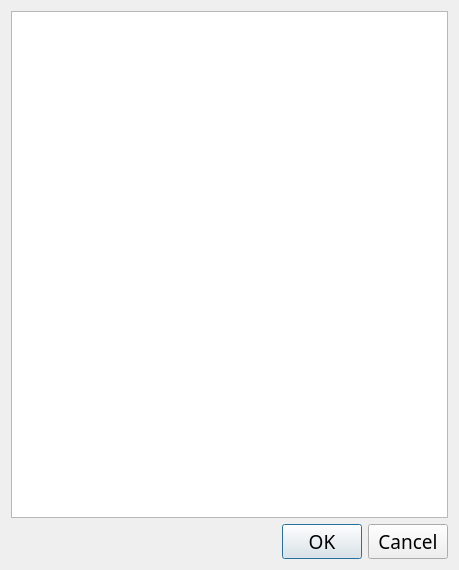
<?xml version="1.0" encoding="UTF-8"?>
<ui version="4.0">
 <class>HireUnitDialog</class>
 <widget class="QDialog" name="HireUnitDialog">
  <property name="geometry">
   <rect>
    <x>0</x>
    <y>0</y>
    <width>459</width>
    <height>570</height>
   </rect>
  </property>
  <property name="font">
   <font>
    <family>EB Garamond</family>
    <pointsize>14</pointsize>
   </font>
  </property>
  <property name="windowTitle">
   <string>Hire unit</string>
  </property>
  <layout class="QVBoxLayout" name="verticalLayout">
   <item>
    <widget class="QListWidget" name="lstUnits"/>
   </item>
   <item>
    <widget class="QDialogButtonBox" name="buttonBox">
     <property name="orientation">
      <enum>Qt::Horizontal</enum>
     </property>
     <property name="standardButtons">
      <set>QDialogButtonBox::Cancel|QDialogButtonBox::Ok</set>
     </property>
    </widget>
   </item>
  </layout>
 </widget>
 <resources/>
 <connections>
  <connection>
   <sender>buttonBox</sender>
   <signal>accepted()</signal>
   <receiver>HireUnitDialog</receiver>
   <slot>accept()</slot>
   <hints>
    <hint type="sourcelabel">
     <x>248</x>
     <y>254</y>
    </hint>
    <hint type="destinationlabel">
     <x>157</x>
     <y>274</y>
    </hint>
   </hints>
  </connection>
  <connection>
   <sender>buttonBox</sender>
   <signal>rejected()</signal>
   <receiver>HireUnitDialog</receiver>
   <slot>reject()</slot>
   <hints>
    <hint type="sourcelabel">
     <x>316</x>
     <y>260</y>
    </hint>
    <hint type="destinationlabel">
     <x>286</x>
     <y>274</y>
    </hint>
   </hints>
  </connection>
 </connections>
</ui>
